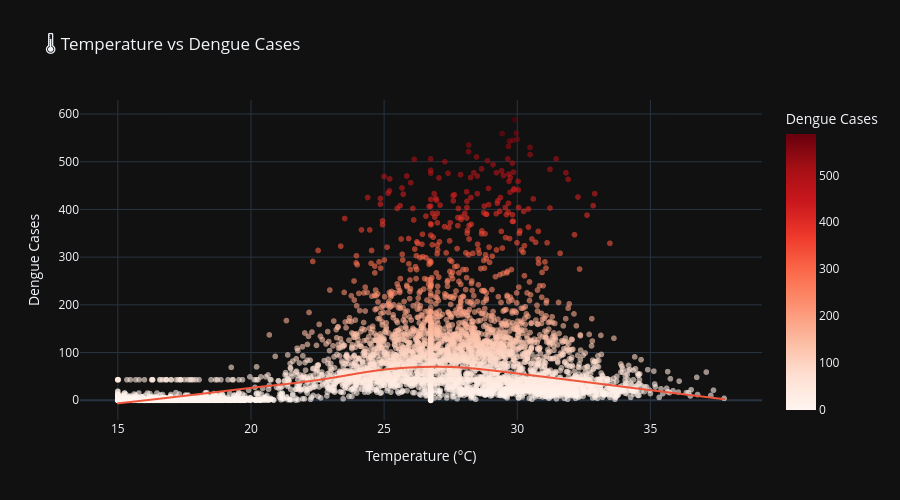

Notebook cell for this chart:
### Code cell
# Temperature vs Dengue Cases
if len(weather_cols) > 0 and len(dengue_cols) > 0:
    temp_col = [col for col in weather_cols if 'temp' in col.lower()]
    
    if temp_col:
        temp_col = temp_col[0]
        
        fig = px.scatter(df.sample(min(5000, len(df))), 
                        x=temp_col, y=dengue_col,
                        title=f'🌡️ Temperature vs Dengue Cases',
                        labels={temp_col: 'Temperature (°C)', dengue_col: 'Dengue Cases'},
                        opacity=0.6,
                        trendline='lowess',
                        color=dengue_col,
                        color_continuous_scale='Reds')
        
        fig.update_layout(height=500)
        fig.show()
        
        # Calculate correlation
        corr, pval = pearsonr(df[temp_col].dropna(), df[dengue_col].dropna())
        print(f"\n📊 Correlation: {corr:.3f} (p-value: {pval:.4f})")

### Figure 1 — Plotly figure (JSON) as saved in the notebook; plotly's stock layout.template omitted (floating-point values rounded to 4 significant figures; data arrays with more than 128 entries replaced by an {"elided": "..."} marker saying what was removed)
{"data": [{"hovertemplate": "Temperature (°C)=%{x}<br>Dengue Cases=%{marker.color}<extra></extra>", "legendgroup": "", "marker": {"color": {"elided": "5000 float values"}, "coloraxis": "coloraxis", "opacity": 0.6, "symbol": "circle"}, "mode": "markers", "name": "", "showlegend": false, "type": "scattergl", "x": {"elided": "5000 float values"}, "xaxis": "x", "y": {"elided": "5000 float values"}, "yaxis": "y"}, {"hovertemplate": "<b>LOWESS trendline</b><br><br>Temperature (°C)=%{x}<br>Dengue Cases=%{y} <b>(trend)</b><extra></extra>", "legendgroup": "", "marker": {"symbol": "circle"}, "mode": "lines", "name": "", "showlegend": false, "type": "scattergl", "x": {"elided": "5000 float values"}, "xaxis": "x", "y": {"elided": "5000 float values"}, "yaxis": "y"}], "layout": {"coloraxis": {"colorbar": {"title": {"text": "Dengue Cases"}}, "colorscale": [[0, "rgb(255,245,240)"], [0.125, "rgb(254,224,210)"], [0.25, "rgb(252,187,161)"], [0.375, "rgb(252,146,114)"], [0.5, "rgb(251,106,74)"], [0.625, "rgb(239,59,44)"], [0.75, "rgb(203,24,29)"], [0.875, "rgb(165,15,21)"], [1, "rgb(103,0,13)"]]}, "height": 500, "legend": {"tracegroupgap": 0}, "title": {"text": "🌡️ Temperature vs Dengue Cases"}, "xaxis": {"anchor": "y", "domain": [0, 1], "title": {"text": "Temperature (°C)"}}, "yaxis": {"anchor": "x", "domain": [0, 1], "title": {"text": "Dengue Cases"}}}}
